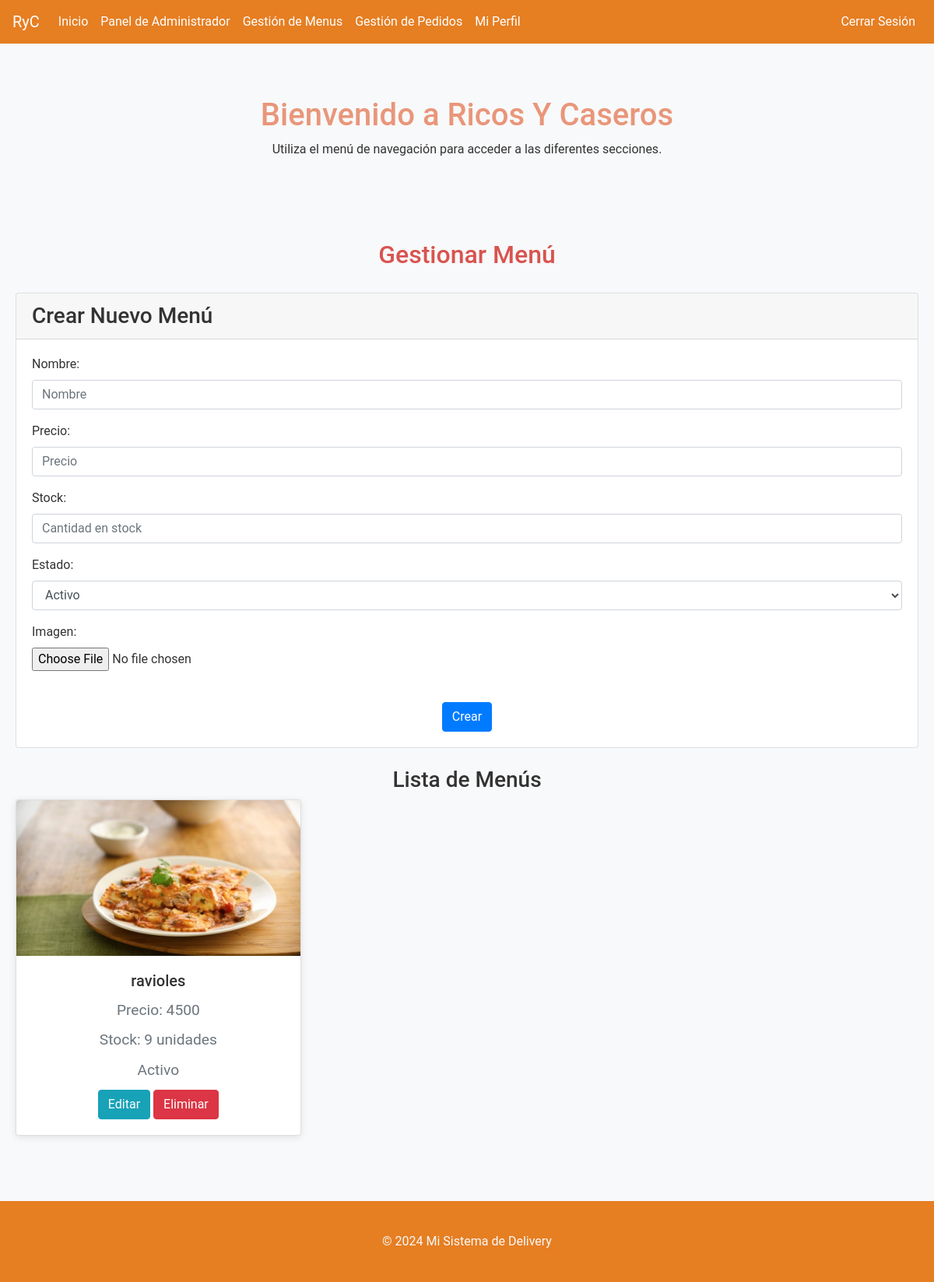
Page /modulos/menu/vista_menu.php (signed in) on the committed database.
### tables this page shows
CREATE TABLE `modulo` (
  `id` int(11) NOT NULL AUTO_INCREMENT,
  `nombre` varchar(50) DEFAULT NULL,
  `descripcion` text DEFAULT NULL,
  `url` varchar(255) DEFAULT NULL,
  `orden` int(11) DEFAULT NULL,
  PRIMARY KEY (`id`)
);

CREATE TABLE `menu` (
  `id` int(11) NOT NULL AUTO_INCREMENT,
  `nombre` varchar(50) NOT NULL,
  `precio` varchar(255) NOT NULL,
  `estado` int(11) NOT NULL,
  `imagen` varchar(100) DEFAULT NULL,
  `stock` int(11) DEFAULT 0,
  PRIMARY KEY (`id`)
);

### modulos/menu/vista_menu.php (the view, shortened to what this page needs)
<?php
require '../../database/db.php';
$query = $pdo->query("SELECT * FROM Menu WHERE estado = 1 ORDER BY id");
$menu = $query->fetchAll(PDO::FETCH_ASSOC);
?>
<!DOCTYPE html>
<html lang="es">
<head>
    <link rel="stylesheet" href="https://stackpath.bootstrapcdn.com/bootstrap/4.5.2/css/bootstrap.min.css">
    <link rel="stylesheet" href="../../css/styles.css">
</head>
<body>
<?php include '../../header.php'; ?>
    <div class="container mt-5">
        <h2 class="text-center">Gestionar Menú</h2>
        <div class="card mb-4">
            <div class="card-header">
                <h3 id="form-title" class="mb-0">Crear Nuevo Menú</h3>
            </div>
            <div class="card-body">
                <form action="menu.php" method="POST" id="menu-form" enctype="multipart/form-data">
                    <div class="form-group">
                        <label for="menu-nombre">Nombre:</label>
                        <input type="text" class="form-control" name="nombre" id="menu-nombre" placeholder="Nombre" required>
                    </div>
                    <div class="form-group">
                        <label for="menu-precio">Precio:</label>
                        <input type="text" class="form-control" name="precio" id="menu-precio" placeholder="Precio" required>
                    </div>
                    <div class="form-group">
                        <label for="menu-stock">Stock:</label>
                        <input type="number" class="form-control" name="stock" id="menu-stock" placeholder="Cantidad en stock" required>
                    </div>
                    <div class="form-group">
                        <label for="menu-estado">Estado:</label>
                        <select name="estado" id="menu-estado" class="form-control">
                            <option value="1">Activo</option>
                        </select>
                    </div>
                    <div class="form-group">
                        <label for="menu-imagen">Imagen:</label>
                        <input type="file" class="form-control-file" name="imagen" id="menu-imagen" accept="image/*"><br>
                    </div>
                    <div class="text-center">
                        <button type="submit" class="btn btn-primary" name="create" id="create-btn">Crear</button>
                    </div>
                </form>
            </div>
        </div>
        <h3 class="text-center mt-4">Lista de Menús</h3>
        <div class="row">
            <?php foreach ($menu as $item): ?>
                <div class="col-md-4 mb-4">
                    <div class="card menu-item h-100">
                        <img src="<?= htmlspecialchars($item['imagen']) ?>" alt="Imagen de <?= htmlspecialchars($item['nombre']) ?>" class="card-img-top">
                        <div class="card-body text-center">
                            <h5 class="card-title"><?= htmlspecialchars($item['nombre']) ?></h5>
                            <p class="card-text">Precio: <?= htmlspecialchars($item['precio']) ?></p>
                            <p class="card-text">Stock: <?= htmlspecialchars($item['stock']) ?> unidades</p>
                            <p class="card-text"><?= $item['estado'] == 1 ? 'Activo' : 'Inactivo' ?></p>
                            <button type="button" class="btn btn-info" onclick="editMenu(<?= $item['id'] ?>, '<?= htmlspecialchars($item['nombre']) ?>', '<?= htmlspecialchars($item['precio']) ?>', <?= $item['estado'] ?>, '<?= htmlspecialchars($item['stock']) ?>')">Editar</button>
                            <form action="menu.php" method="POST" style="display:inline;">
                                <button type="submit" class="btn btn-danger" name="delete" onclick="return confirm('¿Está seguro de eliminar este menú?')">Eliminar</button>
                            </form>
                        </div>
                    </div>
                </div>
            <?php endforeach; ?>
        </div>
    </div>
<footer>
    <div class="container text-center">
        <p>&copy; <?php echo date('Y'); ?> Mi Sistema de Delivery</p>
    </div>
</footer>
</body>
</html>

### header.php (shortened to what this page needs)
<?php
include 'database/db.php';
$usuario_id = $_SESSION['usuario_id'];
$query = $pdo->prepare("SELECT perfil_id FROM usuarioperfil WHERE usuario_id = :usuario_id");
$query->execute(['usuario_id' => $usuario_id]);
$perfil_id = $query->fetchColumn();
$query = $pdo->prepare("
    SELECT m.nombre, m.url
    FROM modulo m
    JOIN moduloperfil mp ON m.id = mp.modulo_id
    WHERE mp.perfil_id = :perfil_id
    ORDER BY orden;
");
$query->execute(['perfil_id' => $perfil_id]);
$modulos = $query->fetchAll(PDO::FETCH_ASSOC);
?>
<!DOCTYPE html>
<html lang="es">
<head>
    <link href="https://stackpath.bootstrapcdn.com/bootstrap/4.5.2/css/bootstrap.min.css" rel="stylesheet">
    <link rel="stylesheet" href="css/styles.css">
</head>
<body>
    <header>
        <nav class="navbar navbar-expand-lg navbar-dark" style="background-color: #e67e22;">
            <a class="navbar-brand" href="#" style="color: #ffffff;">RyC</a>
            <div class="collapse navbar-collapse" id="navbarNav">
                <ul class="navbar-nav mr-auto">
                    <?php foreach ($modulos as $modulo): ?>
                        <li class="nav-item">
                            <a class="nav-link" href="<?= ROOT_PATH . htmlspecialchars($modulo['url']); ?>" style="color: #ffffff;">
                                <?php echo htmlspecialchars($modulo['nombre']); ?>
                            </a>
                        </li>
                    <?php endforeach; ?>
                </ul>
                <ul class="navbar-nav">
                    <li class="nav-item">
                        <a class="nav-link" href="<?= ROOT_PATH ?>logout.php" style="color: #ffffff;">Cerrar Sesión</a>
                    </li>
                </ul>
            </div>
        </nav>
    </header>
    <div class="container mt-5">
        <h1 class="text-center" style="color: #E9967A;">Bienvenido a Ricos Y Caseros</h1>
        <p class="text-center">Utiliza el menú de navegación para acceder a las diferentes secciones.</p>
    </div>
</body>
</html>

### css/styles.css (style rules this page uses)
body { font-family: 'Roboto', sans-serif; background-color: #f8f9fa; color: #333; margin: 0; padding: 0; }
.container { max-width: 1200px; margin: 0 auto; padding: 20px; }
h2 { text-align: center; color: #d9534f; margin-bottom: 30px; }
.menu-item { background-color: #fff; border-radius: 0.25rem; overflow: hidden; box-shadow: 0 2px 10px rgba(0, 0, 0, 0.1); transition: transform 0.3s, box-shadow 0.3s; }
.menu-item img { width: 100%; height: 200px; object-fit: cover; }
.menu-item p { text-align: center; font-size: 1.2rem; color: #6c757d; margin: 10px 0; }
footer { background-color: #e67e22; color: #f8f9fa; text-align: center; padding: 20px; margin-top: 40px; }
footer p { margin: 0; }
.card-img-top { width: 100%; height: 200px; object-fit: cover; }

### rows in the picture
modulo: nombre "Inicio"
modulo: nombre "Panel de Administrador"
modulo: nombre "Gestión de Menus"
modulo: nombre "Gestión de Pedidos"
modulo: nombre "Mi Perfil"
menu: imagen+nombre (picture), nombre "ravioles", precio "4500", stock "9", estado "Activo"
